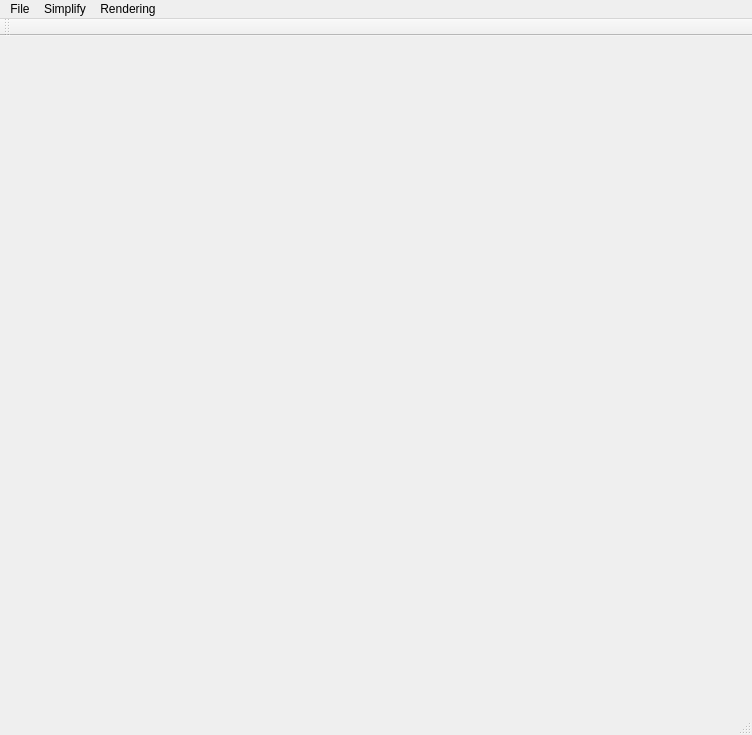
<?xml version="1.0" encoding="UTF-8"?>
<ui version="4.0">
 <class>MainWindowClass</class>
 <widget class="QMainWindow" name="MainWindowClass">
  <property name="geometry">
   <rect>
    <x>0</x>
    <y>0</y>
    <width>752</width>
    <height>735</height>
   </rect>
  </property>
  <property name="windowTitle">
   <string>LEGO</string>
  </property>
  <widget class="QWidget" name="centralWidget"/>
  <widget class="QMenuBar" name="menuBar">
   <property name="geometry">
    <rect>
     <x>0</x>
     <y>0</y>
     <width>752</width>
     <height>21</height>
    </rect>
   </property>
   <widget class="QMenu" name="menuFile">
    <property name="title">
     <string>File</string>
    </property>
    <addaction name="actionOpen"/>
    <addaction name="actionSaveOBJ"/>
    <addaction name="actionSaveTopFaces"/>
    <addaction name="actionSavePLY"/>
    <addaction name="separator"/>
    <addaction name="actionSaveImage"/>
    <addaction name="separator"/>
    <addaction name="actionExit"/>
   </widget>
   <widget class="QMenu" name="menuRendering">
    <property name="title">
     <string>Rendering</string>
    </property>
    <addaction name="actionColor"/>
    <addaction name="actionTexture"/>
    <addaction name="separator"/>
    <addaction name="actionRenderingBasic"/>
    <addaction name="actionRenderingSSAO"/>
    <addaction name="actionRenderingHatching"/>
   </widget>
   <widget class="QMenu" name="menuSimplify">
    <property name="title">
     <string>Simplify</string>
    </property>
    <addaction name="actionInputVoxel"/>
    <addaction name="separator"/>
    <addaction name="actionSimplifyByAll"/>
    <addaction name="actionSimplifyByDP"/>
    <addaction name="actionSimplifyByRightAngle"/>
    <addaction name="actionSimplifyByCurve"/>
    <addaction name="actionSimplifyByCurveRightAngle"/>
    <addaction name="actionSimplifyByEfficientRANSAC"/>
    <addaction name="separator"/>
    <addaction name="actionDPTest"/>
    <addaction name="actionRightAngleTest"/>
    <addaction name="actionCurveTest"/>
    <addaction name="separator"/>
    <addaction name="actionOffsetScale"/>
   </widget>
   <addaction name="menuFile"/>
   <addaction name="menuSimplify"/>
   <addaction name="menuRendering"/>
  </widget>
  <widget class="QToolBar" name="mainToolBar">
   <attribute name="toolBarArea">
    <enum>TopToolBarArea</enum>
   </attribute>
   <attribute name="toolBarBreak">
    <bool>false</bool>
   </attribute>
  </widget>
  <widget class="QStatusBar" name="statusBar"/>
  <action name="actionExit">
   <property name="text">
    <string>Exit</string>
   </property>
  </action>
  <action name="actionOpenSliceImage">
   <property name="icon">
    <iconset>
     <normaloff>Resources/open.png</normaloff>Resources/open.png</iconset>
   </property>
   <property name="text">
    <string>Open Slice Image</string>
   </property>
   <property name="shortcut">
    <string>Ctrl+O</string>
   </property>
  </action>
  <action name="actionRenderingBasic">
   <property name="checkable">
    <bool>true</bool>
   </property>
   <property name="checked">
    <bool>true</bool>
   </property>
   <property name="text">
    <string>Basic</string>
   </property>
  </action>
  <action name="actionRenderingSSAO">
   <property name="checkable">
    <bool>true</bool>
   </property>
   <property name="text">
    <string>SSAO</string>
   </property>
  </action>
  <action name="actionRenderingHatching">
   <property name="checkable">
    <bool>true</bool>
   </property>
   <property name="text">
    <string>Hatching</string>
   </property>
  </action>
  <action name="actionOpen">
   <property name="icon">
    <iconset>
     <normaloff>Resources/open.png</normaloff>Resources/open.png</iconset>
   </property>
   <property name="text">
    <string>Open</string>
   </property>
   <property name="shortcut">
    <string>Ctrl+O</string>
   </property>
  </action>
  <action name="actionSavePLY">
   <property name="text">
    <string>Save PLY</string>
   </property>
  </action>
  <action name="actionSimplifyByDP">
   <property name="checkable">
    <bool>true</bool>
   </property>
   <property name="text">
    <string>Douglas-Peucker</string>
   </property>
  </action>
  <action name="actionSimplifyByRightAngle">
   <property name="checkable">
    <bool>true</bool>
   </property>
   <property name="text">
    <string>Right Angle</string>
   </property>
  </action>
  <action name="actionInputVoxel">
   <property name="checkable">
    <bool>true</bool>
   </property>
   <property name="checked">
    <bool>true</bool>
   </property>
   <property name="text">
    <string>Input</string>
   </property>
  </action>
  <action name="actionSaveImage">
   <property name="text">
    <string>Save Image</string>
   </property>
   <property name="shortcut">
    <string>P</string>
   </property>
  </action>
  <action name="actionSaveImageHD">
   <property name="text">
    <string>Save Image HD</string>
   </property>
  </action>
  <action name="actionColor">
   <property name="checkable">
    <bool>true</bool>
   </property>
   <property name="checked">
    <bool>true</bool>
   </property>
   <property name="text">
    <string>Color</string>
   </property>
  </action>
  <action name="actionTexture">
   <property name="checkable">
    <bool>true</bool>
   </property>
   <property name="text">
    <string>Texture</string>
   </property>
  </action>
  <action name="actionColoringByLayer">
   <property name="checkable">
    <bool>true</bool>
   </property>
   <property name="text">
    <string>Coloring by Layer</string>
   </property>
  </action>
  <action name="actionSimplifyByCurve">
   <property name="checkable">
    <bool>true</bool>
   </property>
   <property name="text">
    <string>Curve</string>
   </property>
  </action>
  <action name="actionSimplifyByAll">
   <property name="checkable">
    <bool>true</bool>
   </property>
   <property name="text">
    <string>All</string>
   </property>
  </action>
  <action name="actionDPTest">
   <property name="text">
    <string>Douglas-Peucker Test</string>
   </property>
  </action>
  <action name="actionRightAngleTest">
   <property name="text">
    <string>Right Angle Test</string>
   </property>
  </action>
  <action name="actionCurveTest">
   <property name="text">
    <string>Curve Test</string>
   </property>
  </action>
  <action name="actionSimplifyByCurveRightAngle">
   <property name="checkable">
    <bool>true</bool>
   </property>
   <property name="text">
    <string>Curve + Right Angle</string>
   </property>
  </action>
  <action name="actionSaveOBJ">
   <property name="icon">
    <iconset>
     <normaloff>Resources/save.png</normaloff>Resources/save.png</iconset>
   </property>
   <property name="text">
    <string>Save OBJ</string>
   </property>
   <property name="shortcut">
    <string>Ctrl+S</string>
   </property>
  </action>
  <action name="actionSaveTopFaces">
   <property name="text">
    <string>Save Top Faces</string>
   </property>
  </action>
  <action name="actionOffsetScale">
   <property name="text">
    <string>Offset &amp; Scale</string>
   </property>
  </action>
  <action name="actionSimplifyByEfficientRANSAC">
   <property name="text">
    <string>EfficientRANSAC</string>
   </property>
  </action>
 </widget>
 <layoutdefault spacing="6" margin="11"/>
 <resources>
  <include location="MainWindow.qrc"/>
 </resources>
 <connections/>
</ui>
